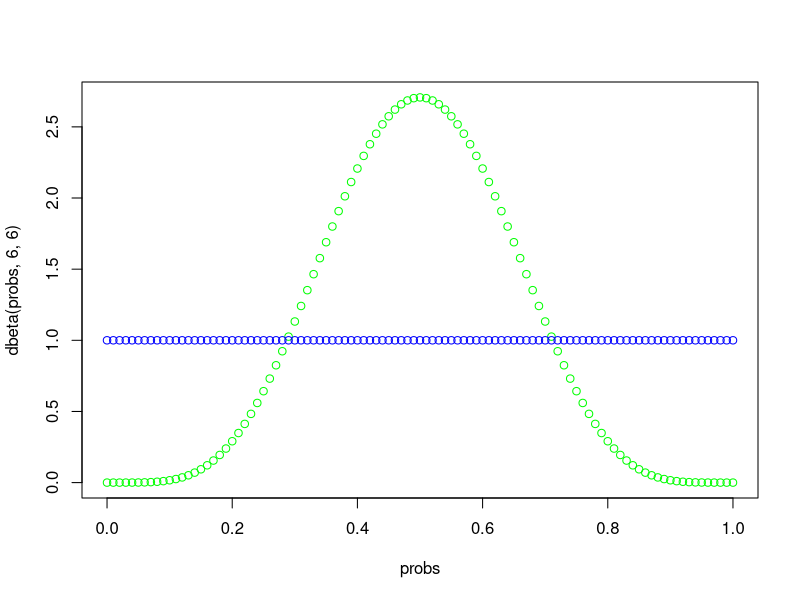
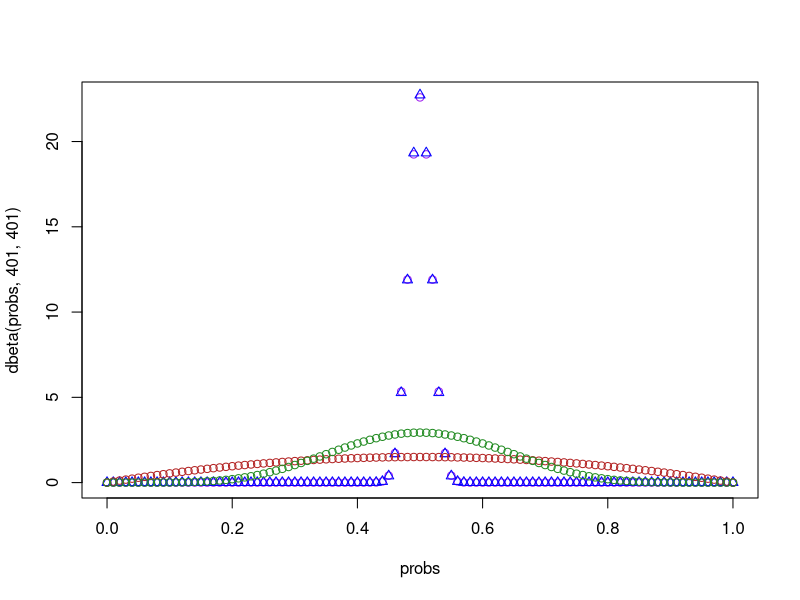
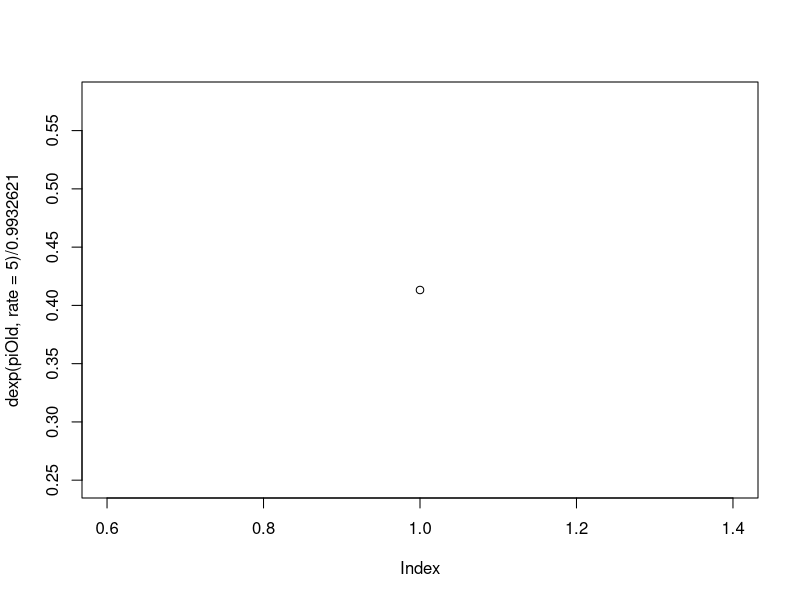
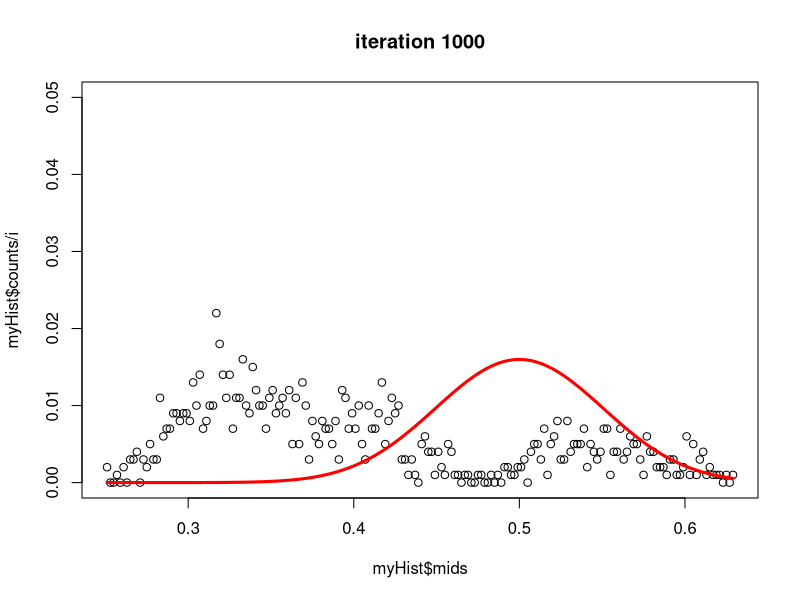
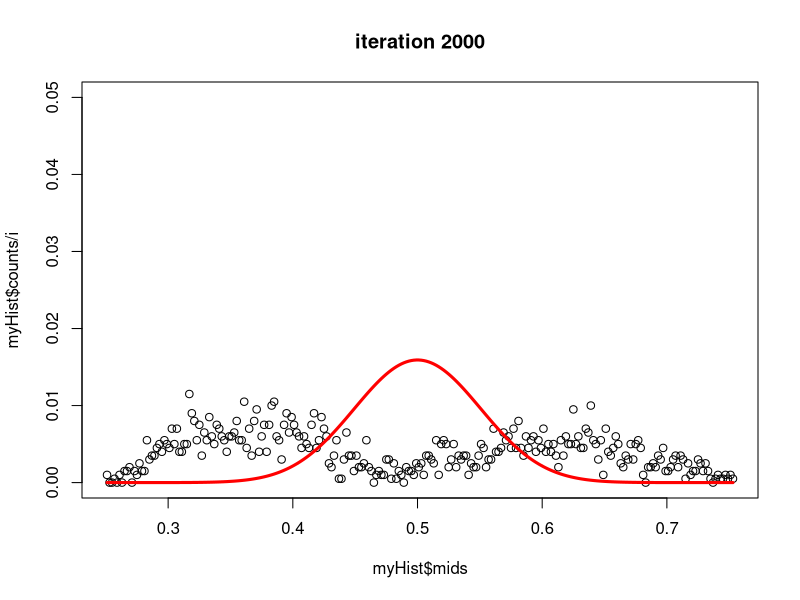
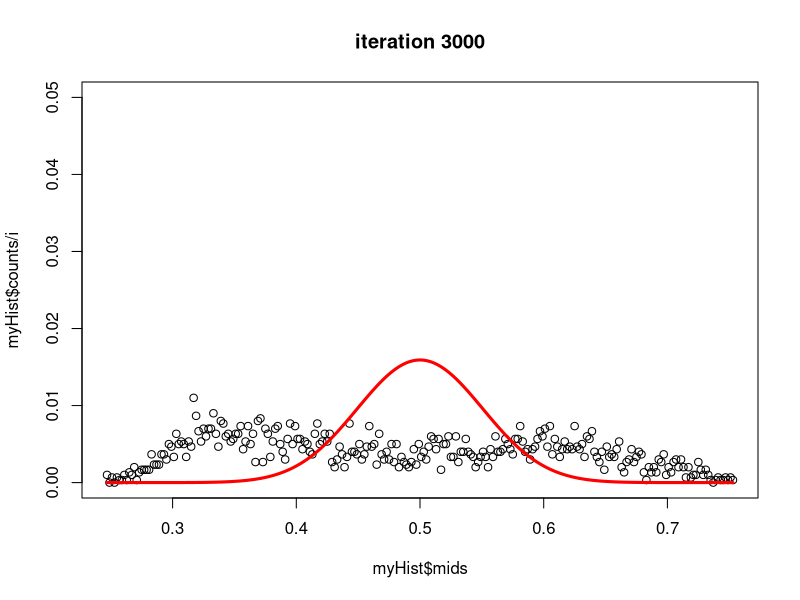
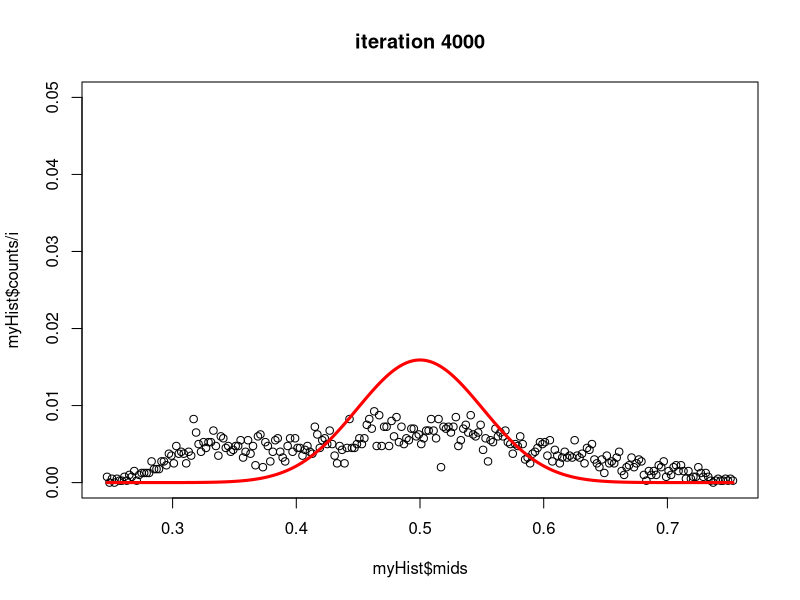
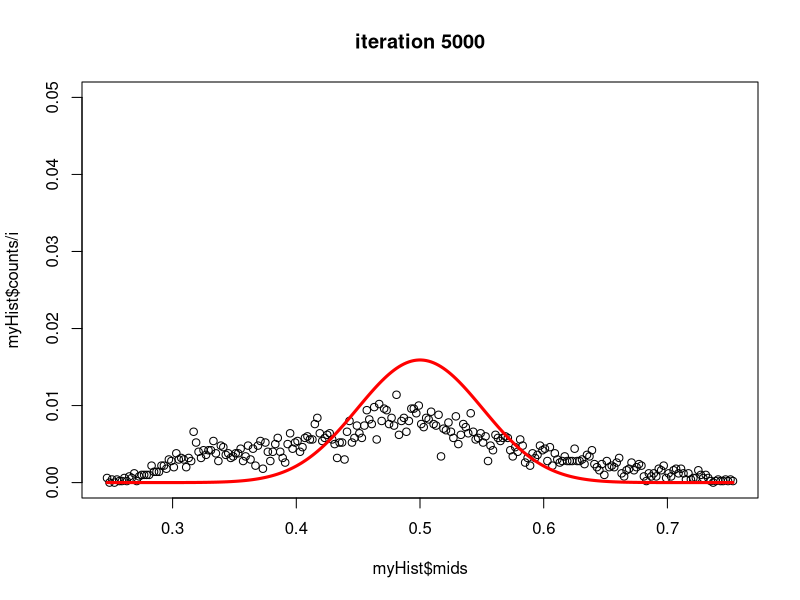

R code for these plots, in order:
#tyler turner
#advanced stats lab 03


#problem 1A
probs <- seq(0,1,0.01)

plot(probs, dbeta(probs, 6,6), col = "green")

points(probs, dbeta(probs, 1,1), col = "blue")


#problem 1B

probs <- seq(0,1,0.01)
plot(probs, dbeta(probs, 401,401), col = "purple")
points(probs, dbeta(probs, 406,406), col = "blue", pch = 2)

points(probs, dbeta(probs, 2,2), col = "firebrick")
points(probs, dbeta(probs, 7,7), col = "forestgreen")

#the two plots over 400 are similar because of the large number of occurances of heads and tails in that case
#the two plots with the small number of heads and tails differ because with a low instance of heads and tails
#the prior still holds some significance due to its close relation to the data


#problem 2A and 2B

rm(list = ls())


piOld <- 0.5
plot(dexp(piOld, rate =5) / 0.9932621)
numIterations <- 100000
posteiorDist <- vector()

for( i in 1:numIterations )
{
  
  # our prior with 9 heads and 9 tails
  # our new data with 14 heads and 10 tails
  pOld <- dexp(piOld, rate =5) / 0.9932621 * dbinom( 14, 24, piOld )
  
  piNew <- piOld + rnorm(1, 0, sd =0.01);
  
  if( piNew > 1) 
    piNew = 1;
  
  if( piNew < 0 ) 
    piNew =0;
  
  pNew <- dexp(piNew, rate =5) / 0.9932621 * dbinom( 14, 24, piNew )
  
  ratio <- pNew / pOld
  
  if( ratio > 1 || ratio >= runif(1) ) 
    piOld = piNew;
  
  posteiorDist[i] = piOld;	
  
  if( i %% 1000 == 0 )
  {	
    myHist <- hist(posteiorDist,breaks=200,plot=FALSE)
    plot( myHist$mids, myHist$counts/i, main = paste("iteration", i), ylim = c(0,0.05))
    dbetasum = sum(dbeta(myHist$mids, 10+40, 10+40))
    lines( myHist$mids, dbeta(myHist$mids, 10+40, 10+40)/ dbetasum, col = "red", lwd = 3)
    Sys.sleep(.1)
  }
}



posteriorDist <- vector()


i <- 1;
sum <- 0;
for( x in myHist$mids )
{
  # our prior with 9 heads and 9 tails
  # our new data with 14 heads and 10 tails
  posteriorDist[i] <- dexp(x, rate =5) / 0.9932621 * dbinom( 14, 24, x)
  sum = sum + posteriorDist[i];
  i <- i + 1;	
}


lines( myHist$mids, posteriorDist/sum,col="green") 


#problem 2C


rm(list = ls())
x <- seq(0,1,0.01)

plot(dexp(x, rate =5) / 0.9932621)

piOld <- 0.5

numIterations <- 100000
posteiorDist <- vector()

for( i in 1:numIterations )
{
  
  # our prior with 9 heads and 9 tails
  # our new data with 583 heads and 417 tails
  pOld <- dexp(piOld, rate =5) / 0.9932621 * dbinom( 583, 1000, piOld )
  
  piNew <- piOld + rnorm(1, 0, sd =0.01);
  
  if( piNew > 1) 
    piNew = 1;
  
  if( piNew < 0 ) 
    piNew =0;
  
  pNew <- dexp(piNew, rate =5) / 0.9932621 * dbinom( 583, 1000, piNew )
  
  ratio <- pNew / pOld
  
  if( ratio > 1 || ratio >= runif(1) ) 
    piOld = piNew;
  
  posteiorDist[i] = piOld;	
  
  if( i %% 1000 ==0  )
  {	
    myHist <- hist(posteiorDist,breaks=200,plot=FALSE)
    plot( myHist$mids, myHist$counts/i, main = paste("iteration", i), ylim = c(0,0.05)) 
    dbetasum = sum(dbeta(myHist$mids, 583+40, 417+40))
    lines( myHist$mids, dbeta(myHist$mids, 583+40, 417+40)/dbetasum,col="red") 	
    Sys.sleep(.1)
  }
}



posteriorDist <- vector()


i <- 1;
sum <- 0;
for( x in myHist$mids )
{
  # our prior with 9 heads and 9 tails
  # our new data with 583 heads and 427 tails
  posteriorDist[i] <- dexp(x, rate =5) / 0.9932621 * dbinom( 583, 1000, x)
  sum = sum + posteriorDist[i];
  i <- i + 1;	
}


lines( myHist$mids, posteriorDist/sum,col="green") 



#These plots are different from the ones in 2B because the number of flips went from 24 to 1000
#this large number of flips will make the prior have less of an impact